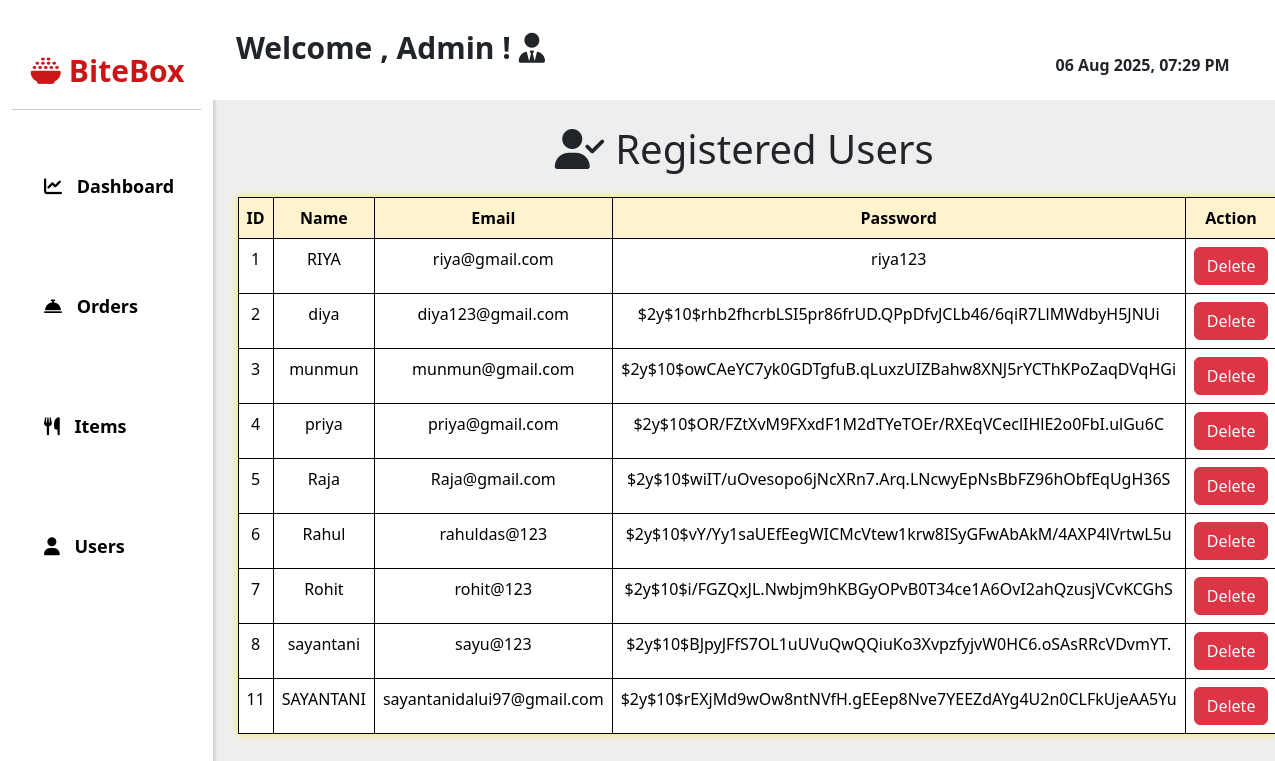
The page /adminpanel/user.php (signed in) on the database its author committed.
### tables this page shows
CREATE TABLE `users` (
  `id` int(11) NOT NULL,
  `name` varchar(100) NOT NULL,
  `email` varchar(100) NOT NULL,
  `password` varchar(100) NOT NULL
);

### adminpanel/user.php (the view, shortened to what this page needs)
<?php
include 'header.php';
include 'sidebar.php';
include 'topbar.php';
include '../includes/config.php';
$sql = "SELECT * FROM users";
$result = mysqli_query($conn, $sql);
?>
<!DOCTYPE html>
<html lang="en">
<head>
    <link rel="stylesheet" href="https://cdn.jsdelivr.net/npm/bootstrap@5.3.2/dist/css/bootstrap.min.css">
</head>
<body>
<div class="container mt-5">
    <h1 class="mb-4"><i class="fa-solid fa-user-check"></i> Registered Users</h1>
    <table class="table table-bordered">
        <thead class="table-warning">
            <tr>
                <th>ID</th>
                <th>Name</th>
                <th>Email</th>
                <th>Password</th>
                <th>Action</th>
            </tr>
        </thead>
        <tbody>
            <?php while ($row = mysqli_fetch_assoc($result)) { ?>
                <tr>
                    <td><?= $row['id'] ?></td>
                    <td><?= $row['name'] ?></td>
                    <td><?= $row['email'] ?></td>
                    <td><?= $row['password'] ?></td>
                    <td>
                    <a href="../includes/del_user.php?id=<?php echo $row['id'];?>" class="btn btn-danger">Delete</a>
                    </td>
                </tr>
            <?php } ?>
        </tbody>
    </table>
</div>
</body>
</html>

### adminpanel/panelstyle.css (style rules this page uses)
body { margin: 0; padding: 0; background-color: #eee!important; }

### adminpanel/user.php (style rules this page uses)
table tr { border: 1px solid black; text-align: center; }
h1 { text-align: center; }
table { box-shadow: 0 0 0.5rem rgba(245, 239, 77, 1); }

### rows shown on the page
users: id "1", name "RIYA", email "riya@gmail.com", password "riya123"
users: id "2", name "diya", email "diya123@gmail.com", password "$2y$10$rhb2fhcrbLSI5pr86frUD.QPpDfvJCLb46/6qiR7LlMWdbyH5JNUi"
users: id "3", name "munmun", email "munmun@gmail.com", password "$2y$10$owCAeYC7yk0GDTgfuB.qLuxzUIZBahw8XNJ5rYCThKPoZaqDVqHGi"
users: id "4", name "priya", email "priya@gmail.com", password "$2y$10$OR/FZtXvM9FXxdF1M2dTYeTOEr/RXEqVCeclIHlE2o0FbI.ulGu6C"
users: id "5", name "Raja", email "Raja@gmail.com", password "$2y$10$wiIT/uOvesopo6jNcXRn7.Arq.LNcwyEpNsBbFZ96hObfEqUgH36S"
users: id "6", name "Rahul", email "rahuldas@123", password "$2y$10$vY/Yy1saUEfEegWICMcVtew1krw8ISyGFwAbAkM/4AXP4lVrtwL5u"
users: id "7", name "Rohit", email "rohit@123", password "$2y$10$i/FGZQxJL.Nwbjm9hKBGyOPvB0T34ce1A6OvI2ahQzusjVCvKCGhS"
users: id "8", name "sayantani", email "sayu@123", password "$2y$10$BJpyJFfS7OL1uUVuQwQQiuKo3XvpzfyjvW0HC6.oSAsRRcVDvmYT."
users: id "11", name "SAYANTANI", email "sayantanidalui97@gmail.com", password "$2y$10$rEXjMd9wOw8ntNVfH.gEEep8Nve7YEEZdAYg4U2n0CLFkUjeAA5Yu"
